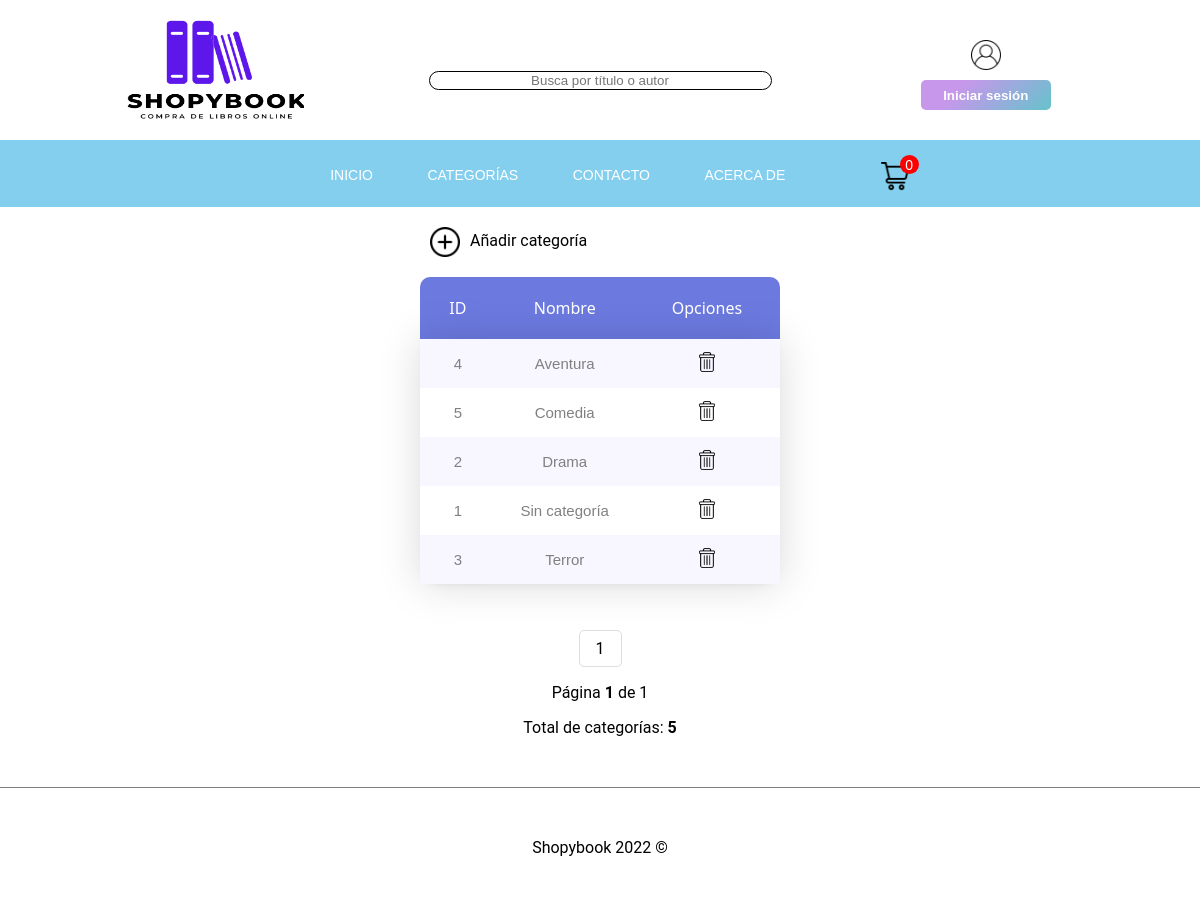
Page /categorias.php on the committed database.
### tables this page shows
CREATE TABLE `categoria` (
`id` INT(3) NOT NULL AUTO_INCREMENT PRIMARY KEY ,
`nombre` VARCHAR( 100 ) UNIQUE
);

### include/DB.php (called while the page is built, shortened)
<?php
require_once('Libro.php');
require_once('Categorias.php');
class DB {
    protected static function ejecutaConsulta($sql) {
        try {
            $pdoConn = new PDO(DB_DSN, DB_USER, DB_PASSWD,
                    array(PDO::ATTR_ERRMODE => PDO::ERRMODE_EXCEPTION));
            $resultado = null;
            if (isset($pdoConn))
                $resultado = $pdoConn->query($sql);
        } catch (PDOException $e) {
            ("Error: " . $e->getMessage());
        }
        return $resultado;
    }
    public static function obtieneCategorias($offset) {
        $sql = "SELECT * FROM categoria ORDER BY nombre ASC LIMIT 8 OFFSET $offset;";
        $resultado = self::ejecutaConsulta($sql);
        $libros = array();
        if ($resultado) {
            $row = $resultado->fetch();
            while ($row != null) {
                $libros[] = new Categorias($row);
                $row = $resultado->fetch();
            }
        }
        return $libros;
    }
    public static function totalCategorias() {
        $sql = "SELECT COUNT(*) FROM categoria;";
        $resultado = self::ejecutaConsulta($sql);
        if (isset($resultado)) {
            $row = $resultado->fetch();
        }
        return $row;
    }
}

### include/Categorias.php (called while the page is built)
<?php
class Categorias {
    protected $id;
    protected $nombre;
    public function getid() {return $this->id; }
    public function getnombre() {return $this->nombre; }
    public function __construct($row) {
        $this->id = $row['id'];
        $this->nombre = $row['nombre'];
    }
}
?>

### categorias.php (the view, shortened to what this page needs)
<?php
require_once 'templates/header.php';
require_once('include/DB.php');
$totalCategorias = DB::totalCategorias();
$pagina = 1;
$offset = ($pagina - 1) * 8;
$categorias = DB::obtieneCategorias($offset);
?>
<div id="anadir-categoria">
    <a href="#" id="show-form"><img name="anadir" src="imgs/anadir.png" alt="anadir"/>Añadir categoría</a><br/>
</div>
<div>
</div>
<div>
    <table id='tabla-categorias'>
        <thead>
            <tr>
                <th>ID</th>
                <th>Nombre</th>
                <th>Opciones</th>
            </tr>
        </thead>
        <tbody>
            <?php
            foreach ($categorias as $c):
                ?>
                <tr>
                    <td><?php echo $c->getid(); ?></td>
                    <td><?php echo $c->getnombre(); ?></td>
                    <td>
                        <button type="submit" name="eliminar">
                            <a href="categorias.php?id=<?php echo $c->getid(); ?>" class="eliminar" onclick="return();">
                                <img class='edicion' src='imgs/eliminar.png' alt='eliminar'/>
                            </a>
                        </button>
                    </td>
                </tr>
            <?php endforeach; ?>
        </tbody>
    </table>
</div>
<?php
$paginas = ceil($totalCategorias[0] / 8);
?>
<div class="row">
    <div>
        <ul class="pagination">
            <?php for ($x = 1; $x <= $paginas; $x++) { ?>
                <li class="<?php if ($x == $pagina) echo "active" ?>">
                    <a href="categorias.php?pagina=<?php echo $x ?>">
                        <?php echo $x ?></a>
                </li>
            <?php } ?>
        </ul>
    </div>
    <div class="row" id="page-actual">
        <div>
            <p>Página <b><?php echo $pagina; ?></b> de <?php echo $paginas; ?> </p>
            <p>Total de categorías: <b> <?php echo $totalCategorias[0]; ?></b></p>
        </div>
    </div>
</div>
<?php require_once 'templates/footer.php'; ?>

### css/style.css (style rules this page uses)
html { min-height: 100%; position: relative; }
body { overflow-x: hidden; height: 100%; margin: 0; font-family: Work Sans,Source Sans Pro,Roboto,Helvetica Neue,Arial,sans-serif, arial; }

### css/libros.css (style rules this page uses)
#anadir-categoria { text-align: left; width: 30%; margin: 10px auto; }
#anadir-categoria img { width: 30px; vertical-align: middle; margin: 10px; }
#anadir-categoria a { text-decoration: none; color: #000000; }
table { margin: 0 auto; margin-bottom: 30px; font-size:12px; width:70%; border-collapse: collapse; text-align: center; background: #fff; box-shadow: 0 5px 12px -12px rgb(0 0 0 / 29%); font-family: "Source Serif Pro",Source Sans Pro,Segoe UI,Roboto,Helvetica Neue,Arial,sans-serif; }
#tabla-categorias { width: 30%; }
tbody { box-shadow: 0 0px 40px 0px rgb(0 0 0 / 15%); }
table thead tr th { background: #6c7ae0; border: none; font-size: 1rem; font-weight: 500; color: #fff; padding: 20px; }
table th:first-child { border-radius: 10px 0px 0px 0px; }
table th:last-child { border-radius: 0px 10px 0px 0px; }
table tr:nth-child(odd) { background-color: #f8f6ff ; }
table td { border-width: 1px; padding: 8px; font-family: sans-serif; font-size: 15px; color: #808080; line-height: 1.4; }
.edicion { width: 20px; padding: 5px; }
button[type='submit'] { vertical-align: middle; padding: 0; background-color: transparent; border: none; }
.row { margin: 0 auto; text-align: center; }
#page-actual { margin-top: -20px; }
ul.pagination { display: inline-block; padding: 0; }
ul.pagination li { display: inline; }
ul.pagination li a { color: black; float: left; padding: 8px 16px; text-decoration: none; transition: background-color .3s; border: 1px solid #ddd; }
.pagination li:first-child a { border-top-left-radius: 5px; border-bottom-left-radius: 5px; }
.pagination li:last-child a { border-top-right-radius: 5px; border-bottom-right-radius: 5px; }

### rows in the picture
categoria: id "4", nombre "Aventura"
categoria: id "5", nombre "Comedia"
categoria: id "2", nombre "Drama"
categoria: id "1", nombre "Sin categoría"
categoria: id "3", nombre "Terror"

### other values in the picture
$result "0"
$pagina "1"
$paginas "1"
$totalCategorias[0] "5"
